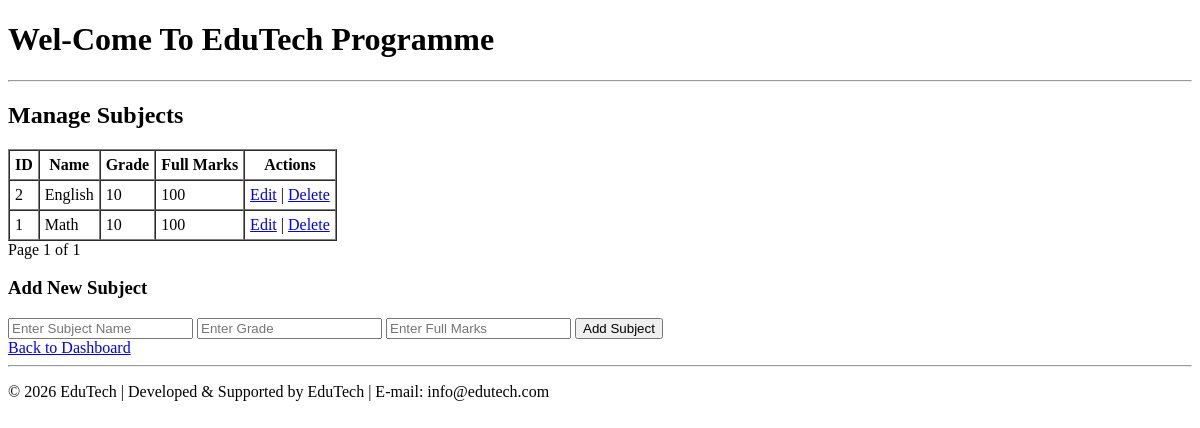
Before: /assessment/manage-subjects/ (signed in) with the older database file.
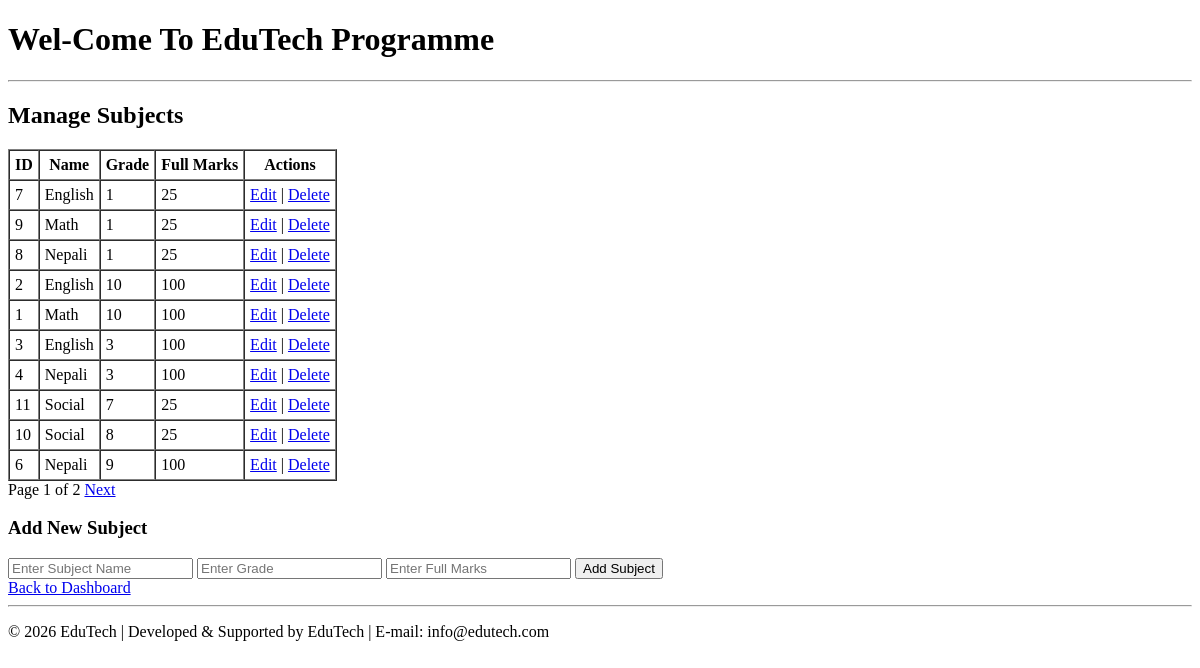
After: the same page with the newer database file.
### assessment/models.py (models this page shows, shortened)
class Subject(models.Model):
    name = models.CharField(max_length=100)
    grade = models.CharField(max_length=10, default="10")  # e.g. "1", "10", "12"
    full_marks = models.IntegerField(default=100)

### assessment/views.py (the view, shortened to what this page needs)
# urls.py: path("manage-subjects/", views.manage_subjects, name="manage_subjects"),
@login_required
def manage_subjects(request):
    profile = Profile.objects.get(user=request.user)
    if profile.role != "Admin":
        return redirect("teacher_dashboard")
    subjects = Subject.objects.all().order_by("grade", "name")
    paginator = Paginator(subjects, 10)
    page_number = request.GET.get("page")
    subjects = paginator.get_page(page_number)
    return render(request, "manage_subjects.html", {"subjects": subjects})

### assessment/templates/manage_subjects.html (shortened to what this page needs)
{% extends "base.html" %}
{% block content %}
<h2>Manage Subjects</h2>
<table border="1" cellpadding="5" cellspacing="0">
  <tr>
    <th>ID</th>
    <th>Name</th>
    <th>Grade</th>
    <th>Full Marks</th>
    <th>Actions</th>
  </tr>
  {% for subject in subjects %}
  <tr>
    <td>{{ subject.id }}</td>
    <td>{{ subject.name }}</td>
    <td>{{ subject.grade }}</td>
    <td>{{ subject.full_marks }}</td>
    <td>
      <a href="{% url 'edit_subject' subject.id %}">Edit</a> |
      <a href="{% url 'delete_subject' subject.id %}" onclick="return confirm('Are you sure you want to delete this subject?');">Delete</a>
    </td>
  </tr>
  {% empty %}
  <tr><td colspan="5">No subjects found.</td></tr>
  {% endfor %}
</table>
<div>
  Page {{ subjects.number }} of {{ subjects.paginator.num_pages }}
  {% if subjects.has_next %}
    <a href="?page={{ subjects.next_page_number }}">Next</a>
  {% endif %}
</div>
<h3>Add New Subject</h3>
<form method="post">
  <input type="text" name="name" placeholder="Enter Subject Name" required>
  <input type="text" name="grade" placeholder="Enter Grade" required>
  <input type="number" name="full_marks" placeholder="Enter Full Marks" required>
  <button type="submit">Add Subject</button>
</form>
<a href="{% url 'admin_dashboard' %}">Back to Dashboard</a>
{% endblock %}

Changed rows visible on the page:
added Subject: id "7", name "English", grade "1", full_marks "25"
added Subject: id "9", name "Math", grade "1", full_marks "25"
added Subject: id "8", name "Nepali", grade "1", full_marks "25"
added Subject: id "3", name "English", grade "3", full_marks "100"
added Subject: id "4", name "Nepali", grade "3", full_marks "100"
added Subject: id "11", name "Social", grade "7", full_marks "25"
added Subject: id "10", name "Social", grade "8", full_marks "25"
added Subject: id "6", name "Nepali", grade "9", full_marks "100"
Other visible differences:
{{ subjects.paginator.num_pages }}: "1" → "2"
text now shown: "Next"
